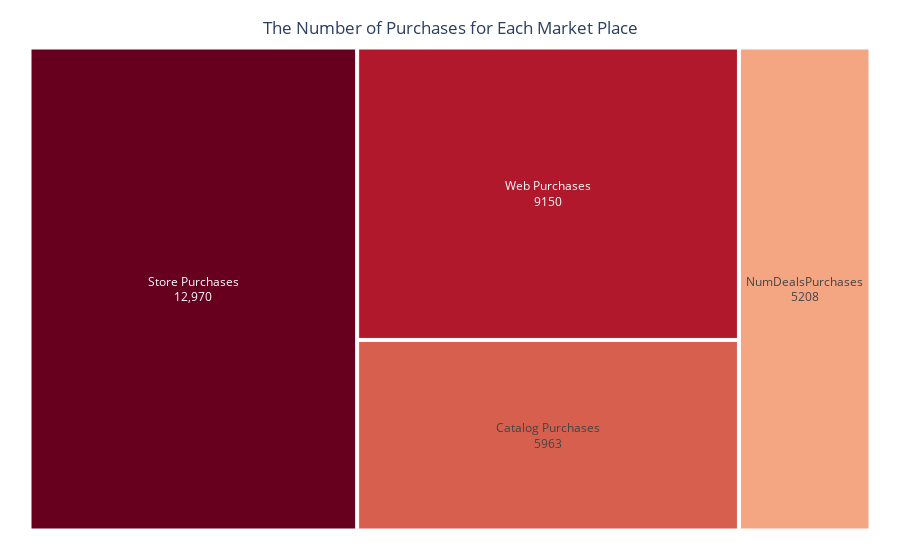

Write notebook code for a chart like this one.
### Code cell
columns = ['NumWebPurchases', 'NumCatalogPurchases', 'NumStorePurchases', 'NumDealsPurchases']
columns_new = ['Web Purchases', 'Catalog Purchases', 'Store Purchases', 'NumDealsPurchases']

total = df[columns].sum()
total.index = columns_new
total = total.reset_index(name='total')

fig = px.treemap(total, path=['index'],values='total',
                 color_discrete_sequence=px.colors.sequential.RdBu)

fig.data[0].textinfo = 'label+text+value'
fig.update_layout(margin = dict(t=25, l=25, r=25, b=25),
                  title_text='The Number of Purchases for Each Market Place',
                  title_x = 0.5,
                  title_y = 0.96)
fig.update_traces(textposition='middle center')
fig.layout.hovermode = False

fig.show()

### Figure 1 — Plotly figure (JSON) as saved in the notebook; plotly's stock layout.template omitted (floating-point values rounded to 4 significant figures)
{"data": [{"branchvalues": "total", "domain": {"x": [0, 1], "y": [0, 1]}, "hovertemplate": "labels=%{label}<br>total=%{value}<br>parent=%{parent}<br>id=%{id}<extra></extra>", "ids": ["Catalog Purchases", "NumDealsPurchases", "Store Purchases", "Web Purchases"], "labels": ["Catalog Purchases", "NumDealsPurchases", "Store Purchases", "Web Purchases"], "name": "", "parents": ["", "", "", ""], "textinfo": "label+text+value", "textposition": "middle center", "type": "treemap", "values": [5963, 5208, 12970, 9150]}], "layout": {"hovermode": false, "legend": {"tracegroupgap": 0}, "margin": {"b": 25, "l": 25, "r": 25, "t": 25}, "title": {"text": "The Number of Purchases for Each Market Place", "x": 0.5, "y": 0.96}, "treemapcolorway": ["rgb(103,0,31)", "rgb(178,24,43)", "rgb(214,96,77)", "rgb(244,165,130)", "rgb(253,219,199)", "rgb(247,247,247)", "rgb(209,229,240)", "rgb(146,197,222)", "rgb(67,147,195)", "rgb(33,102,172)", "rgb(5,48,97)"]}}
